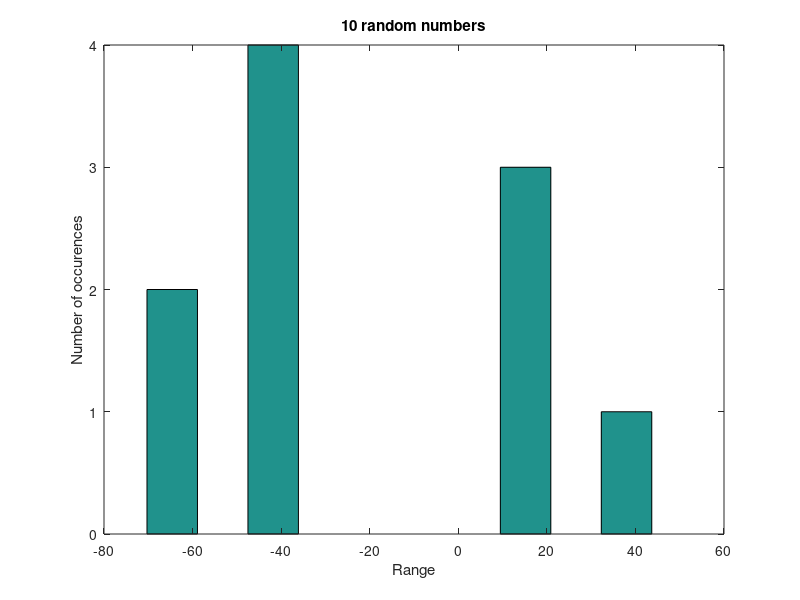
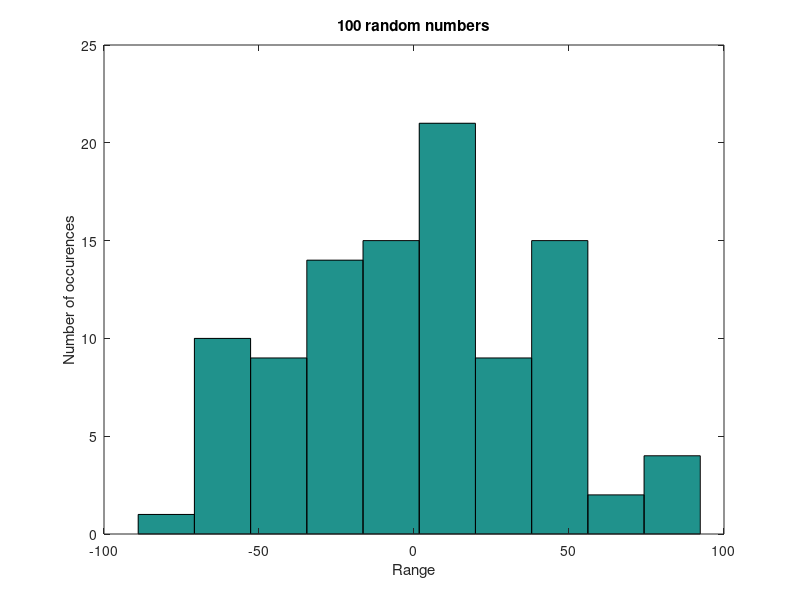
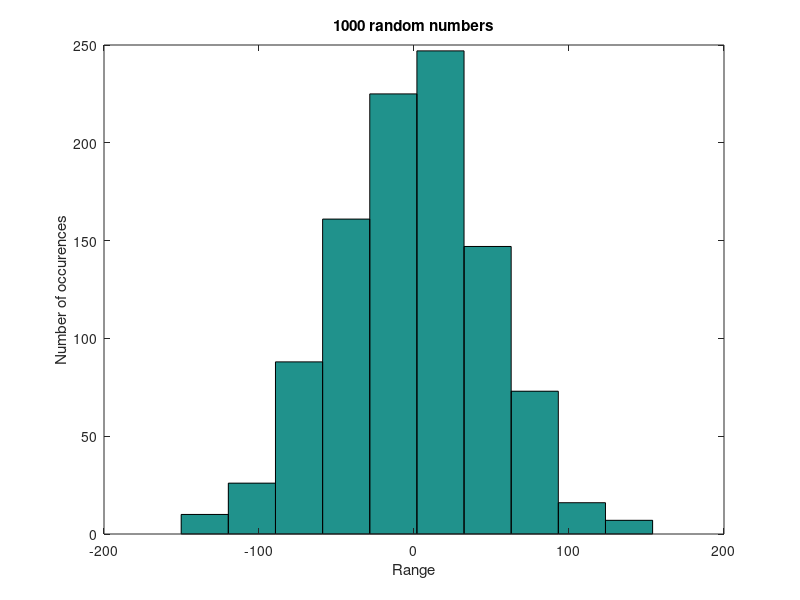
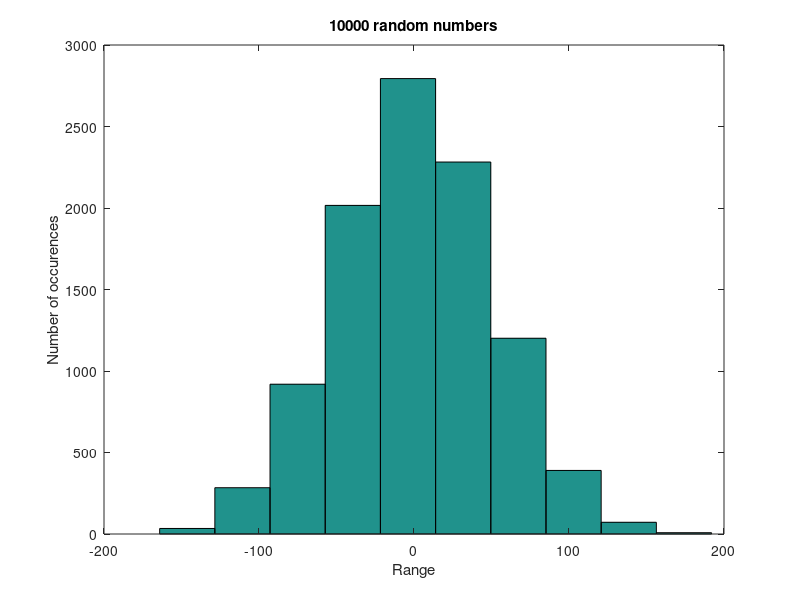

Source code (MATLAB) for these figures, in order:
clear all; clc; close all

%%

%Question 1

count = 0;                                      %Definition of variables
w1 = 0;
w2 = 0;
w3 = 0;
x1 = 0;
x2 = 0;
x3 = 0;
y1 = 0;
y2 = 0;
y3 = 0;
z1 = 0;
z2 = 0;
z3 = 0;

random10 = 0 + 50 * randn(10, 1);               %Creation of the 4 vectors
random100 = 0 + 50 * randn(100, 1);
random1000 = 0 + 50 * randn(1000, 1);
random10000 = 0 + 50 * randn(10000, 1);

for i = 1:4                                     %Selection of a number at random from within these vectots
    if i == 1 
        x = randi(10, 1, 1);
        chosen10 = random10(x);
    end
    if i == 2
        x = randi(100, 1, 1);
        chosen100 = random100(x);
    end
    if i == 3
        x = randi(1000, 1, 1);
        chosen1000 = random1000(x);
    end
    if i == 4 
        x = randi(10000, 1, 1);
        chosen10000 = random10000(x);
    end   
end

figure(1)                                       %Plotting the histograms of the generated vectors
hist(random10)
title('10 random numbers')
xlabel('Range')
ylabel('Number of occurences')

figure(2)
hist(random100)
title('100 random numbers')
xlabel('Range')
ylabel('Number of occurences')

figure(3)
hist(random1000)
title('1000 random numbers')
xlabel('Range')
ylabel('Number of occurences')

figure(4)
hist(random10000)
title('10000 random numbers')
xlabel('Range')
ylabel('Number of occurences')



for count = 1:10                                %These FOR loops calculate the probabilties of a number being selected if;
    if random10(count) > 50                     %The number is greater than 50
       w1 = w1 + 1;
    if random10(count) >= 50                    %The number is greater than or equal to 50
       w2 = w2 + 1;
    end
    elseif (50 > random10(count)) & (random10(count) >= 20) %The number is greater than or equal to 20 and less than 50
       w3 = w3 + 1;
    end
end
 
for count = 1:100                               
    if random100(count) > 50
       x1 = x1 + 1;
    if random100(count) >= 50
       x2 = x2 + 1;
    end
    elseif (50 > random100(count)) & (random100(count) >=20)
        x3 = x3 + 1;
    end
end

for count = 1:1000
    if random1000(count) > 50
       y1 = y2 + 1;
    if random1000(count) >= 50
       y2 = y2 + 1;
    end
    elseif (50> random1000(count)) & (random1000(count) >=20)
       y3 = y3 + 1;
    end
end

for count = 1:10000
    if random10000(count) > 50
       z1 = z1 + 1;
    if random10000(count) >= 50
       z2 = z2 + 1;
    end
    elseif (50 > random10000(count)) & (random10000(count) >= 20)
        z3 = z3 + 1;
    end
end


w1 = (w1/length(random10))*100;             %Calculating the percentage probability of a number being selected
w2 = (w2/length(random10))*100;
w3 = (w3/length(random10))*100;
x1 = (x1/length(random100))*100;
x2 = (x2/length(random100))*100;
x3 = (x3/length(random100))*100;
y1 = (y1/length(random1000))*100;
y2 = (y2/length(random1000))*100;
y3 = (y3/length(random1000))*100;
z1 = (z1/length(random10000))*100;
z2 = (z2/length(random10000))*100;
z3 = (z3/length(random10000))*100;

str1 = ['The probability of a number from the 10 number vector being greater than 50 is ' num2str(w1) '%'];             %Assigning the display strings to a variable
str2 = ['The probability of a number from the 10 number vector being greater than or equal 50 is ' num2str(w2) '%'];
str3 = ['The probability of a number from the 10 number vector being greater or equal to 20 and less than 50 is ' num2str(w3) '%'];
str4 = ['The probability of a number from the 100 number vector being greater than 50 is ' num2str(x1) '%'];
str5 = ['The probability of a number from the 100 number vector being greater than or equal to 50 is ' num2str(x2) '%'];
str6 = ['The probability of a number from the 100 number vector being greater than or equal to 20 and less than 50 is ' num2str(x3) '%'];
str7 = ['The probability of a number from the 1000 number vector being greater than 50 is ' num2str(y1) '%'];
str8 = ['The probability of a number from the 1000 number vector being greater than or equal to 50 is ' num2str(y2) '%'];
str9 = ['The probability of a number from the 1000 number vector being greater than or equal to 20 and less than 50 is ' num2str(y3) '%'];
str10 = ['The probability of a number from the 10000 number vector being greater than 50 is ' num2str(z1) '%'];
str11 = ['The probability of a number from the 10000 number vector being greater than or equal to 50 is ' num2str(z2) '%'];
str12 = ['The probability of a number from the 10000 number vector being greater than or equal to 20 and less than 50 is ' num2str(z3) '%'];

disp(str1)              %Displaying the final answers
disp(str2)
disp(str3)
disp(str4)
disp(str5)
disp(str6)
disp(str7)
disp(str8)
disp(str9)
disp(str10)
disp(str11)
disp(str12)

%As the length of the vector increases, the probability of a number being
%chosen within the specified ranges decresaes. This is due to the fact that
%the vector is uniform and has a defined standard deviation. As these
%vectors have a mean of 0 and a standard deviation of 50, the most commonly
%occuring numbers will be between -50 and 50, therefore, as more numbers
%are generated, in order to ensure that the mean is kept as close to 0 as
%possible, the numbers will be generated over a larger range. 

disp('End of Question 1')

%%

myVector = 15 + (rand(600, 1) * 17);            %Definition of variables
standardDeviation = 0;
mySum = 0;
myStd = 0;
n = length(myVector);

for i = 1:n                                     %This FOR loop calculates the sum of the vector
    mySum = mySum + myVector(i);
end

myMean = mySum / n                              %Calculating the mean of the vector without using built in functions
realMean = mean(myVector)                       %Calculating the mean of the vector using the built in functions for comparison

for i = 1:n                                     %This FOR loop calculates the sum of the vector elements and the mean
    myStd = myStd + (myVector(i) - myMean)^2;
end

myStd = sqrt((1./n)*myStd)                      %Calculating the final standard deviation. The formula is broken into parts to allow for Stepwise Refinement
realSTD = std(myVector)                         %Calculating the standard deviation using built in functions for comparison

figure(5)                                       %Plotting a histogram of the vector
hist(myVector)
title('Distribution of My Vector')
xlabel('Range of Numbers')
ylabel('Number of Occurences')

%The calculation of mean that I carried out without using the built in
%functions as the formula used by MATLAB is the same as what I did.
%However, the miniscule difference in the standard deviations is caused by
%the fact that MATLAB uses a slightly different formula to calculate 
%its value. Where I did sqrt((1/n)*mySTD), MATLAB does sqrt((1/n -
%1)*mySTD). This causes the small variation in the calculated values.

disp('End of Question 2')
